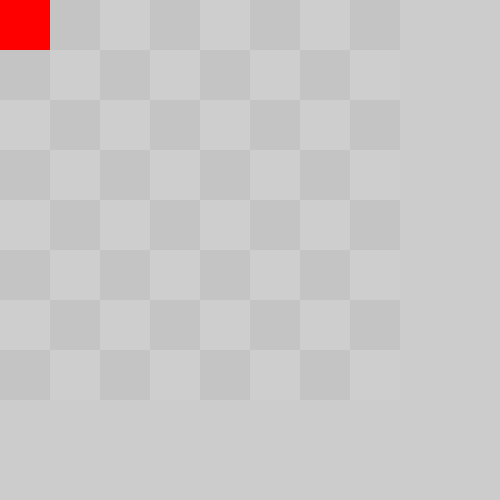
Frame 1 (no input)
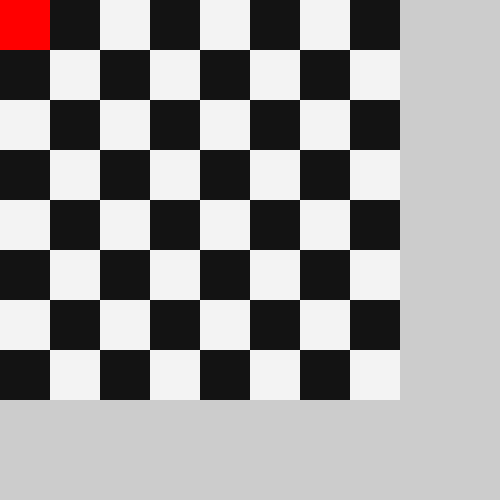
Frame 60 (the mouse pressed at the canvas centre just before this capture)
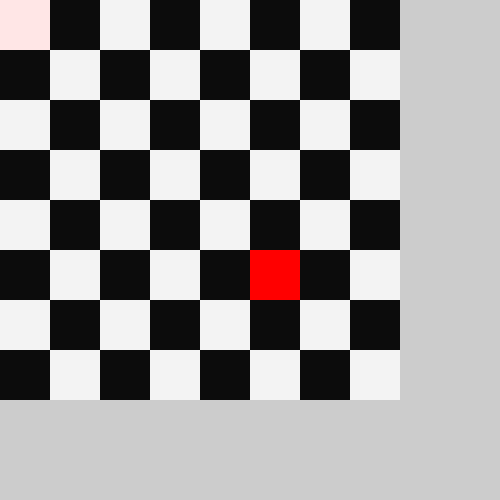
Frame 120 (the mouse held since frame 60 and released just before this capture)

The Processing sketch that drew these frames (run headless with seeded random() and noise(); from frame 60 on, the mouse is pressed at the canvas centre):

// Processing sketch: ChessLikeWithClasses
// ── ChessLikeWithClasses.pde
boolean white;

GridSquare[][] grid;

void setup() {

  size(500, 500);
  noStroke();
  white = true;
  
  grid = new GridSquare[8][8];
  
  for (int i = 0; i < 8; i++) {
    for (int j = 0; j < 8; j++) {
      grid[i][j] = new GridSquare(i, j, 50, white);
      white = !white;
    }
    white = !white;
  }
}

void draw() {

   for (int i = 0; i < 8; i++) {
    for (int j = 0; j < 8; j++) {
      grid[i][j].render();
    }
  } 
}
// ── GridSquare.pde
class GridSquare {

  int x;
  int y;
  int size;
  int col;
  boolean white;

  GridSquare(int x, int y, int size, boolean white) {
    this.x = x;
    this.y = y;
    this.size = size;
    this.white = white;
  }

  void render() {
    color c;

    int currentHorizSquare = mouseX / 50;
    int currentVertSquare = mouseY / 50;

    if (currentHorizSquare == this.x && currentVertSquare == this.y) {
      c = color(255, 0, 0);
      fill(c, 255);
    } else {
      if (this.white) {
        c = color(255);
      } else {
        c = color(0);
      }
      fill(c, 10);
    }
    rect(this.x * size, this.y * size, size, size);
  }
}
